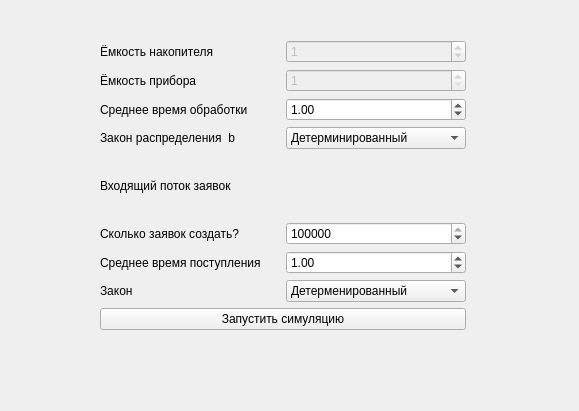
<?xml version="1.0" encoding="UTF-8"?>
<ui version="4.0">
 <class>GeneralParametrs</class>
 <widget class="QDockWidget" name="GeneralParametrs">
  <property name="enabled">
   <bool>true</bool>
  </property>
  <property name="geometry">
   <rect>
    <x>0</x>
    <y>0</y>
    <width>579</width>
    <height>411</height>
   </rect>
  </property>
  <property name="floating">
   <bool>true</bool>
  </property>
  <property name="features">
   <set>QDockWidget::DockWidgetClosable|QDockWidget::DockWidgetMovable</set>
  </property>
  <property name="allowedAreas">
   <set>Qt::AllDockWidgetAreas</set>
  </property>
  <property name="windowTitle">
   <string>DockWidget</string>
  </property>
  <widget class="QWidget" name="dockWidgetContents">
   <widget class="QWidget" name="layoutWidget">
    <property name="geometry">
     <rect>
      <x>100</x>
      <y>40</y>
      <width>366</width>
      <height>290</height>
     </rect>
    </property>
    <layout class="QVBoxLayout" name="verticalLayout_3">
     <item>
      <layout class="QVBoxLayout" name="verticalLayout">
       <item>
        <layout class="QHBoxLayout" name="horizontalLayout_4">
         <item>
          <widget class="QLabel" name="label_3">
           <property name="text">
            <string>Ёмкость накопителя</string>
           </property>
          </widget>
         </item>
         <item>
          <widget class="QSpinBox" name="facility_size">
           <property name="enabled">
            <bool>false</bool>
           </property>
           <property name="maximum">
            <number>10000000</number>
           </property>
           <property name="value">
            <number>1</number>
           </property>
          </widget>
         </item>
        </layout>
       </item>
       <item>
        <layout class="QHBoxLayout" name="horizontalLayout_2">
         <item>
          <widget class="QLabel" name="label_2">
           <property name="text">
            <string>Ёмкость прибора</string>
           </property>
          </widget>
         </item>
         <item>
          <widget class="QSpinBox" name="queue_size">
           <property name="enabled">
            <bool>false</bool>
           </property>
           <property name="minimum">
            <number>1</number>
           </property>
           <property name="maximum">
            <number>1000</number>
           </property>
          </widget>
         </item>
        </layout>
       </item>
       <item>
        <layout class="QHBoxLayout" name="horizontalLayout_3">
         <item>
          <widget class="QLabel" name="label_4">
           <property name="text">
            <string>Среднее время обработки</string>
           </property>
          </widget>
         </item>
         <item>
          <widget class="QDoubleSpinBox" name="facility_b">
           <property name="minimum">
            <double>0.100000000000000</double>
           </property>
           <property name="singleStep">
            <double>0.100000000000000</double>
           </property>
           <property name="value">
            <double>1.000000000000000</double>
           </property>
          </widget>
         </item>
        </layout>
       </item>
       <item>
        <layout class="QHBoxLayout" name="horizontalLayout">
         <item>
          <widget class="QLabel" name="label_5">
           <property name="text">
            <string>Закон распределения  b</string>
           </property>
          </widget>
         </item>
         <item>
          <widget class="QComboBox" name="facility_law">
           <property name="enabled">
            <bool>true</bool>
           </property>
           <property name="currentIndex">
            <number>0</number>
           </property>
           <property name="maxVisibleItems">
            <number>2</number>
           </property>
           <item>
            <property name="text">
             <string>Детерминированный</string>
            </property>
           </item>
           <item>
            <property name="text">
             <string>Экспоненциальный</string>
            </property>
           </item>
          </widget>
         </item>
        </layout>
       </item>
      </layout>
     </item>
     <item>
      <layout class="QVBoxLayout" name="verticalLayout_2">
       <item>
        <widget class="QLabel" name="label_7">
         <property name="text">
          <string>Входящий поток заявок</string>
         </property>
        </widget>
       </item>
       <item>
        <layout class="QHBoxLayout" name="horizontalLayout_7">
         <item>
          <widget class="QLabel" name="label_8">
           <property name="text">
            <string>Сколько заявок создать?</string>
           </property>
          </widget>
         </item>
         <item>
          <widget class="QSpinBox" name="particlesToGen">
           <property name="minimum">
            <number>1</number>
           </property>
           <property name="maximum">
            <number>10000000</number>
           </property>
           <property name="singleStep">
            <number>10</number>
           </property>
           <property name="value">
            <number>100000</number>
           </property>
          </widget>
         </item>
        </layout>
       </item>
       <item>
        <layout class="QHBoxLayout" name="horizontalLayout_6">
         <item>
          <widget class="QLabel" name="label_6">
           <property name="text">
            <string>Среднее время поступления</string>
           </property>
          </widget>
         </item>
         <item>
          <widget class="QDoubleSpinBox" name="avgCreationTime">
           <property name="minimum">
            <double>0.100000000000000</double>
           </property>
           <property name="maximum">
            <double>999.990000000000009</double>
           </property>
           <property name="value">
            <double>1.000000000000000</double>
           </property>
          </widget>
         </item>
        </layout>
       </item>
       <item>
        <layout class="QHBoxLayout" name="horizontalLayout_5">
         <item>
          <widget class="QLabel" name="label">
           <property name="text">
            <string>Закон</string>
           </property>
          </widget>
         </item>
         <item>
          <widget class="QComboBox" name="comboBox">
           <item>
            <property name="text">
             <string>Детерменированный</string>
            </property>
           </item>
           <item>
            <property name="text">
             <string>Экспоненциальный</string>
            </property>
           </item>
          </widget>
         </item>
        </layout>
       </item>
      </layout>
     </item>
     <item>
      <widget class="QPushButton" name="pushButton">
       <property name="text">
        <string>Запустить симуляцию</string>
       </property>
      </widget>
     </item>
    </layout>
   </widget>
  </widget>
 </widget>
 <resources/>
 <connections/>
</ui>
